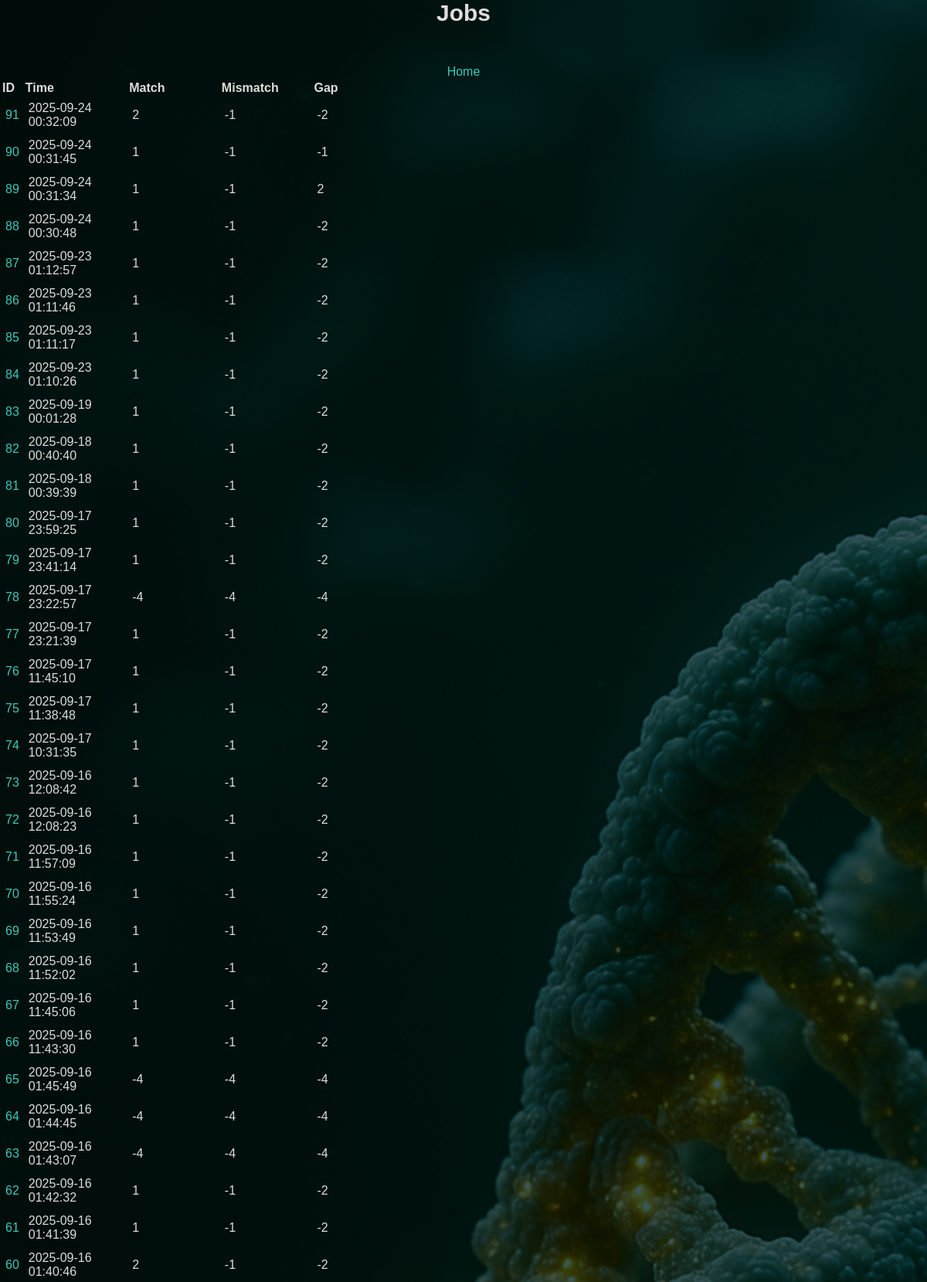
Page /jobs (upper part) on the committed database.
### tables this page shows
CREATE TABLE jobs (
    current_time TEXT DEFAULT (datetime('now', 'localtime')),
    match_score INT,
    mismatch INT,
    gap INT,
    nw_seq1_name TEXT,
    nw_seq2_name TEXT,
    nw_result TEXT,
    sw_seq1_name TEXT,
    sw_seq2_name TEXT,
    sw_result TEXT
);

### app.py (the view)
@app.route("/jobs")
def get_jobs():
    db = get_db()
    cursor = db.cursor() # type: ignore
    cursor.execute("SELECT rowid, * FROM jobs WHERE match_score IS NOT NULL ORDER BY rowid DESC")
    results = cursor.fetchall()
    job_id = cursor.lastrowid
    return render_template("jobs.html",results=results, job_id=job_id)

### app.py (called while the page is built)
def get_db():
    db = getattr(g, "_database", None)
    if db is None:
        db = g._database = sqlite3.connect(DATABASE)
        db.row_factory = sqlite3.Row
        return db

@app.teardown_appcontext
def close_conneciton(exception):
    db = getattr(g, "_database", None)
    if db is not None:
        db.close()

### templates/jobs.html
{% extends "base.html" %}
{% block body %}
<div class="content">
    <div class="pageTitle">Jobs</div>
    <div class="options"><a href="/">Home</a></div>
    <div class="job-list">
    <table>
        <tr>
            <th>ID</th>
            <th>Time</th>
            <th>Match</th>
            <th>Mismatch</th>
            <th>Gap</th>
        </tr>
        {% for job in results %}
            <tr>
                <td><a href="{{ url_for('get_job_by_id', job_id=job['rowid']) }}">{{ job["rowid"] }}</td></a>
                <td>{{ job[1] }}</td>
                <td>{{ job[2] }}</td>
                <td>{{ job[3] }}</td>
                <td>{{ job[4] }}</td>
            </tr>
        {% endfor %}
    </table>
    </div>
</div>
{% endblock %}

### templates/base.html (shortened to what this page needs)
<!DOCTYPE html>
<html lang="en">
<head>
    <link rel="stylesheet" type="text/css" href="{{ url_for('static', filename='styles.css') }}">
    <link rel="stylesheet" href="https://cdnjs.cloudflare.com/ajax/libs/font-awesome/4.7.0/css/font-awesome.min.css">
</head>
<body>
    {% block body %} {% endblock %}
</body>
</html>

### static/styles.css (style rules this page uses)
html { font-family: Arial, Helvetica, sans-serif; color:rgb(221, 221, 221); text-align: center; height: 100%; margin: 0; padding: 0; }
.pageTitle { text-align: center; font-size: 30px; font-weight: bold; margin-bottom: 50px; }
body { background-color: #1d2a35; background-image: url(images/dna_strand_bg.png); background-repeat: no-repeat; background-position: center center; background-attachment: fixed; background-size: cover; background-blend-mode: overlay; height: 100%; margin: 0; padding: 0; }
.job-list { text-align: left; }
.job-list td { text-align: left; padding:5px; }
a:link { color:rgb(58, 202, 185); background-color: transparent; text-decoration: none; }

### rows in the picture
jobs: rowid "91", current_time "2025-09-24 00:32:09", match_score "2", mismatch "-1", gap "-2"
jobs: rowid "90", current_time "2025-09-24 00:31:45", match_score "1", mismatch "-1", gap "-1"
jobs: rowid "89", current_time "2025-09-24 00:31:34", match_score "1", mismatch "-1", gap "2"
jobs: rowid "88", current_time "2025-09-24 00:30:48", match_score "1", mismatch "-1", gap "-2"
jobs: rowid "87", current_time "2025-09-23 01:12:57", match_score "1", mismatch "-1", gap "-2"
jobs: rowid "86", current_time "2025-09-23 01:11:46", match_score "1", mismatch "-1", gap "-2"
jobs: rowid "85", current_time "2025-09-23 01:11:17", match_score "1", mismatch "-1", gap "-2"
jobs: rowid "84", current_time "2025-09-23 01:10:26", match_score "1", mismatch "-1", gap "-2"
jobs: rowid "83", current_time "2025-09-19 00:01:28", match_score "1", mismatch "-1", gap "-2"
jobs: rowid "82", current_time "2025-09-18 00:40:40", match_score "1", mismatch "-1", gap "-2"
jobs: rowid "81", current_time "2025-09-18 00:39:39", match_score "1", mismatch "-1", gap "-2"
jobs: rowid "80", current_time "2025-09-17 23:59:25", match_score "1", mismatch "-1", gap "-2"
jobs: rowid "79", current_time "2025-09-17 23:41:14", match_score "1", mismatch "-1", gap "-2"
jobs: rowid "78", current_time "2025-09-17 23:22:57", match_score "-4", mismatch "-4", gap "-4"
jobs: rowid "77", current_time "2025-09-17 23:21:39", match_score "1", mismatch "-1", gap "-2"
jobs: rowid "76", current_time "2025-09-17 11:45:10", match_score "1", mismatch "-1", gap "-2"
jobs: rowid "75", current_time "2025-09-17 11:38:48", match_score "1", mismatch "-1", gap "-2"
jobs: rowid "74", current_time "2025-09-17 10:31:35", match_score "1", mismatch "-1", gap "-2"
jobs: rowid "73", current_time "2025-09-16 12:08:42", match_score "1", mismatch "-1", gap "-2"
jobs: rowid "72", current_time "2025-09-16 12:08:23", match_score "1", mismatch "-1", gap "-2"
jobs: rowid "71", current_time "2025-09-16 11:57:09", match_score "1", mismatch "-1", gap "-2"
jobs: rowid "70", current_time "2025-09-16 11:55:24", match_score "1", mismatch "-1", gap "-2"
jobs: rowid "69", current_time "2025-09-16 11:53:49", match_score "1", mismatch "-1", gap "-2"
jobs: rowid "68", current_time "2025-09-16 11:52:02", match_score "1", mismatch "-1", gap "-2"
jobs: rowid "67", current_time "2025-09-16 11:45:06", match_score "1", mismatch "-1", gap "-2"
jobs: rowid "66", current_time "2025-09-16 11:43:30", match_score "1", mismatch "-1", gap "-2"
jobs: rowid "65", current_time "2025-09-16 01:45:49", match_score "-4", mismatch "-4", gap "-4"
jobs: rowid "64", current_time "2025-09-16 01:44:45", match_score "-4", mismatch "-4", gap "-4"
jobs: rowid "63", current_time "2025-09-16 01:43:07", match_score "-4", mismatch "-4", gap "-4"
jobs: rowid "62", current_time "2025-09-16 01:42:32", match_score "1", mismatch "-1", gap "-2"
jobs: rowid "61", current_time "2025-09-16 01:41:39", match_score "1", mismatch "-1", gap "-2"
jobs: rowid "60", current_time "2025-09-16 01:40:46", match_score "2", mismatch "-1", gap "-2"
